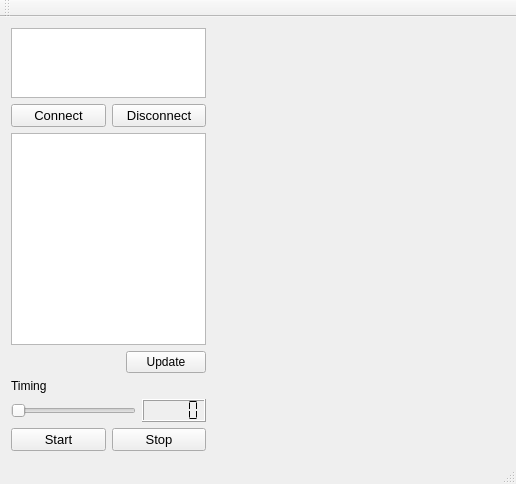
<?xml version="1.0" encoding="UTF-8"?>
<ui version="4.0">
 <class>MainWindow</class>
 <widget class="QMainWindow" name="MainWindow">
  <property name="geometry">
   <rect>
    <x>0</x>
    <y>0</y>
    <width>516</width>
    <height>484</height>
   </rect>
  </property>
  <property name="windowTitle">
   <string>MainWindow</string>
  </property>
  <widget class="QWidget" name="centralWidget">
   <layout class="QGridLayout" name="gridLayout_5">
    <item row="0" column="0">
     <layout class="QGridLayout" name="gridLayout_4" columnstretch="40,60">
      <item row="0" column="0">
       <layout class="QVBoxLayout" name="verticalLayout_3" stretch="50,0">
        <item>
         <layout class="QGridLayout" name="gridLayout_3" rowstretch="10,90">
          <item row="0" column="0">
           <layout class="QVBoxLayout" name="verticalLayout" stretch="0,100">
            <item>
             <widget class="QPlainTextEdit" name="plainTextEditAdress">
              <property name="font">
               <font>
                <pointsize>10</pointsize>
               </font>
              </property>
             </widget>
            </item>
            <item>
             <layout class="QHBoxLayout" name="horizontalLayout">
              <item>
               <widget class="QPushButton" name="pushButtonConnect">
                <property name="font">
                 <font>
                  <pointsize>10</pointsize>
                 </font>
                </property>
                <property name="text">
                 <string>Connect</string>
                </property>
               </widget>
              </item>
              <item>
               <widget class="QPushButton" name="pushButtonDisconnect">
                <property name="font">
                 <font>
                  <pointsize>10</pointsize>
                 </font>
                </property>
                <property name="text">
                 <string>Disconnect</string>
                </property>
               </widget>
              </item>
             </layout>
            </item>
           </layout>
          </item>
          <item row="1" column="0">
           <widget class="QListWidget" name="listWidgetAdress"/>
          </item>
         </layout>
        </item>
        <item>
         <layout class="QVBoxLayout" name="verticalLayout_2">
          <item>
           <layout class="QHBoxLayout" name="horizontalLayout_2">
            <item>
             <spacer name="horizontalSpacer">
              <property name="orientation">
               <enum>Qt::Horizontal</enum>
              </property>
              <property name="sizeHint" stdset="0">
               <size>
                <width>40</width>
                <height>20</height>
               </size>
              </property>
             </spacer>
            </item>
            <item>
             <widget class="QPushButton" name="pushButtonUpdate">
              <property name="text">
               <string>Update</string>
              </property>
             </widget>
            </item>
           </layout>
          </item>
          <item>
           <layout class="QGridLayout" name="gridLayout_2">
            <item row="1" column="1">
             <widget class="QPushButton" name="pushButtonStop">
              <property name="font">
               <font>
                <pointsize>10</pointsize>
               </font>
              </property>
              <property name="text">
               <string>Stop</string>
              </property>
             </widget>
            </item>
            <item row="1" column="0">
             <widget class="QPushButton" name="pushButtonStart">
              <property name="font">
               <font>
                <pointsize>10</pointsize>
               </font>
              </property>
              <property name="text">
               <string>Start</string>
              </property>
             </widget>
            </item>
            <item row="0" column="0" colspan="2">
             <layout class="QGridLayout" name="gridLayout">
              <item row="1" column="0">
               <widget class="QSlider" name="horizontalSliderSeg">
                <property name="minimum">
                 <number>1</number>
                </property>
                <property name="maximum">
                 <number>10</number>
                </property>
                <property name="orientation">
                 <enum>Qt::Horizontal</enum>
                </property>
               </widget>
              </item>
              <item row="1" column="1">
               <widget class="QLCDNumber" name="lcdNumberSeg">
                <property name="frameShadow">
                 <enum>QFrame::Raised</enum>
                </property>
                <property name="segmentStyle">
                 <enum>QLCDNumber::Flat</enum>
                </property>
               </widget>
              </item>
              <item row="0" column="0">
               <widget class="QLabel" name="label">
                <property name="font">
                 <font>
                  <pointsize>9</pointsize>
                 </font>
                </property>
                <property name="text">
                 <string>Timing</string>
                </property>
               </widget>
              </item>
             </layout>
            </item>
           </layout>
          </item>
         </layout>
        </item>
       </layout>
      </item>
      <item row="0" column="1">
       <widget class="Plotter" name="widgetPlotter" native="true"/>
      </item>
     </layout>
    </item>
   </layout>
  </widget>
  <widget class="QMenuBar" name="menuBar">
   <property name="geometry">
    <rect>
     <x>0</x>
     <y>0</y>
     <width>516</width>
     <height>26</height>
    </rect>
   </property>
  </widget>
  <widget class="QToolBar" name="mainToolBar">
   <attribute name="toolBarArea">
    <enum>TopToolBarArea</enum>
   </attribute>
   <attribute name="toolBarBreak">
    <bool>false</bool>
   </attribute>
  </widget>
  <widget class="QStatusBar" name="statusBar"/>
 </widget>
 <layoutdefault spacing="6" margin="11"/>
 <customwidgets>
  <customwidget>
   <class>Plotter</class>
   <extends>QWidget</extends>
   <header>plotter.h</header>
   <container>1</container>
  </customwidget>
 </customwidgets>
 <resources/>
 <connections/>
</ui>
